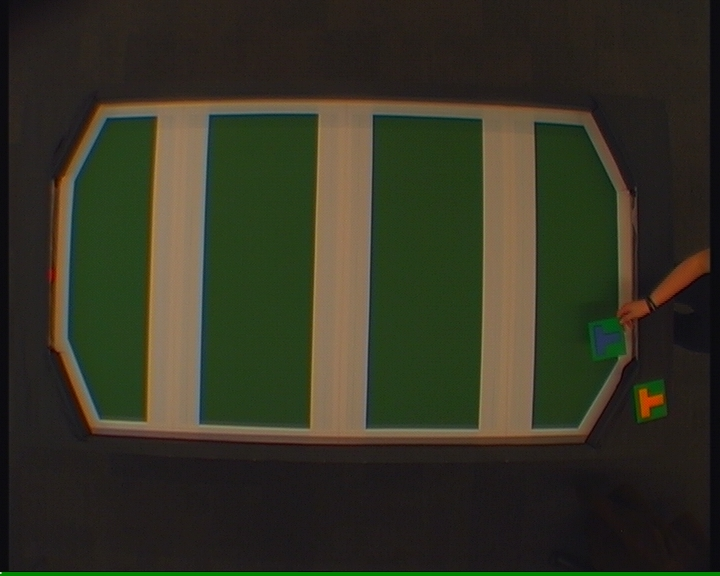
#> input picture img/t_blue/00000001.jpg, 720 x 576 px; its folder holds 5 pictures in this run
$ python controller_img.py   (Python 2 division)   (older library calls are emulated)
#> lines starting #> are read from the running program, lines starting #| are printed output that depends on the picture; after the words box and inside, x2 and y2 are one past the last pixel; in counts of white or black regions, pixels touching at a corner belong together
#> in run, frame is the input picture: shape (576, 720, 3); mean B, G, R 36.3, 51.8, 51.9
### vision/detect_field.py
import cv2
import numpy as np

WHITE_LOWER = np.array([1,0,100])
WHITE_HIGHER = np.array([36, 255, 255])

BLUE_LOWER = np.array((213, 32,  54))
BLUE_HIGHER = np.array((255, 32,  54))

def mask_field(frame, lower=WHITE_LOWER, higher=WHITE_HIGHER):
    # convert to hsv image
    hsv = cv2.cvtColor(frame, cv2.COLOR_BGR2HSV)
#> hsv: shape (576, 720, 3); mean H, S, V 47.4, 90.8, 59.3

    # create a mask
    mask = cv2.inRange(hsv, lower, higher)
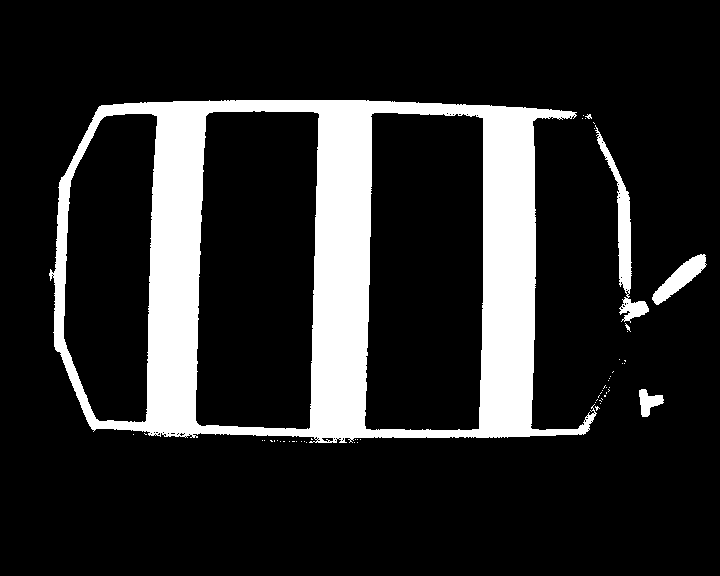
#> mask: shape (576, 720); 15.9% white; 56 white regions (51 under 20 px), largest, box (x1, y1, x2, y2) and area: (49, 100, 597, 443) 62506, (595, 125, 649, 323) 2015, (652, 254, 707, 305) 1017, (639, 389, 664, 417) 388, (625, 323, 631, 332) 20
    return mask

# [14 lines left out: functions view_image, normalize, brighten, not called in this run]

### vision/crop_field.py
from detect_field import *

def get_crop_coordinates(frame, width=520, height=285):
    """
    Get crop coordinated for the actual image based on masked version.

    Threshold: By how much to adjust the values
    """

    # Smoothen and apply white mask
    mask = mask_field(frame)

    # Get FAST detection of features
    fast = cv2.FastFeatureDetector()

    # get keypoints
    kp = fast.detect(mask, None)
#> kp = 209 keypoints; strongest (x, y, size): (209, 100, 7), (232, 100, 7), (235, 100, 7), (391, 101, 7)

    x_min = min(kp, key=lambda x: x.pt[0]).pt[0]
#> x_min = 52
    y_min = min(kp, key=lambda x: x.pt[1]).pt[1]
#> y_min = 100
    x_max = max(kp, key=lambda x: x.pt[0]).pt[0]
#> x_max = 705
    y_max = max(kp, key=lambda x: x.pt[1]).pt[1]
#> y_max = 442

    x_delta = x_max - x_min
#> x_delta = 653
    y_delta = y_max - y_min
#> y_delta = 342

    x_remaining = max([0, (width - x_delta) / 2])
#> x_remaining = 0
    y_remaining = max([(height - y_delta) / 2, 0])
#> y_remaining = 0

    return (
        x_min + x_remaining, x_max + x_remaining,
        y_min + y_remaining, y_max + y_remaining)

def crop(frame):
    x_min, x_max, y_min, y_max = get_crop_coordinates(frame)
    return frame[y_min:y_max, x_min:x_max]

### controller_img.py
import cv2
from vision.crop_field import *
from vision.tracker import Tracker
#from milestone1.milestone1 import Robot

def normalize(img):
    kernel = np.ones((5, 5), np.float32) / 25
    dst = cv2.filter2D(img, -1, kernel)
    return dst

def brighten(img, alpha=1.0, beta=10.0):
    mul_img = cv2.multiply(img, np.array([alpha]))
    new_img = cv2.add(mul_img,np.array([beta]))
    return new_img

def getPitch(frame):
    lower_black = np.array([0,0,0])
    upper_black = np.array([180,83,83])
    hsv = cv2.cvtColor(frame, cv2.COLOR_BGR2HSV)
    mask_black = cv2.inRange(hsv, lower_black, upper_black)
    mask_black = 255 - mask_black
    frame = cv2.bitwise_and(frame,frame, mask= mask_black)

    return frame

def readFrame(c, xmin, xmax, ymin, ymax):
    frame = cv2.imread("img/t_blue/000000%02d.jpg" % c)
    frame = frame[ymin:ymax,xmin:xmax]
    frame = getPitch(frame)
    frame = brighten(frame, 2.0, 50.0)
    return frame

def run(color):

    # Take each frame
    frame = cv2.imread("img/t_blue/00000001.jpg")

    xmin,xmax,ymin,ymax = get_crop_coordinates(frame)
#> xmin = 52; xmax = 705; ymin = 100; ymax = 442
    print xmin,xmax,ymin,ymax
#| 52.0 705.0 100.0 442.0

#> (the run stopped early here; a loop or call above may not have finished)
